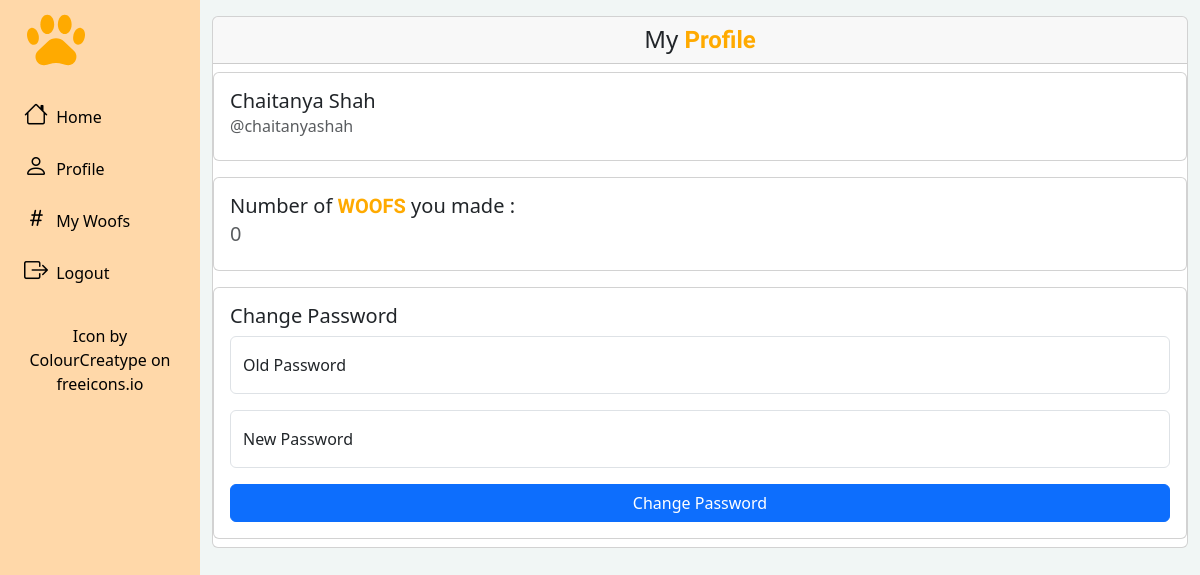
Screenshot of /profile (signed in) with the database file from the repository.
### tables this page shows
CREATE TABLE users (
id INTEGER PRIMARY KEY AUTOINCREMENT NOT NULL,
firstName TEXT NOT NULL,
lastName TEXT NOT NULL,
username TEXT NOT NULL,
hash TEXT NOT NULL
, followers INTEGER NOT NULL DEFAULT 0 CHECK(followers >=0), following INTEGER NOT NULL DEFAULT 0 CHECK(following >=0), email NVARCHAR(320) NOT NULL);

### app.py (the view, shortened to what this page needs)
@app.route("/profile", methods=["GET", "POST"])
@login_required
def profile():
    error = ""
    success = ""
    user = cur.execute("SELECT * FROM users WHERE id = ?", (session["user_id"],)).fetchone()
    woof_num = cur.execute("SELECT COUNT(*) FROM woofs WHERE user_id = ?", (session["user_id"],)).fetchone()['COUNT(*)']
    if request.method == "GET":
        return render_template("profile.html", user=user, woof_num=woof_num, error=error, success=success)

### app.py (called while the page is built)
@app.after_request
def after_request(response):
    response.headers["Cache-Control"] = "no-cache, no-store, must-revalidate"
    response.headers["Expires"] = 0
    response.headers["Pragma"] = "no-cache"
    return response

@app.before_request
def make_session_permanent():
    session.permanent = True

### helpers.py (called while the page is built)
def login_required(f):
    @wraps(f)
    def decorated_function(*args, **kwargs):
        if session.get("user_id") is None:
            return redirect("/login")
        return f(*args, **kwargs)
    return decorated_function

### templates/profile.html (shortened to what this page needs)
{% extends "home_layout.html" %}
{% block body %}
    <div class="card">
        <h4 class="card-header text-center">My <span class="woofer"><strong>Profile</strong></span> </h4>
    <div class="card my-2">
        <div class="card-body">
            <h5 class="card-title">{{user['firstName']}} {{user['lastName']}}</h5>
            <h6 class="card-subtitle mb-2 text-muted">@{{user['username']}}</h6>
        </div>
    </div>
    <div class="card my-2">
        <div class="card-body">
            <h5 class="card-title">Number of <span class="woofer"><strong>WOOFS</strong></span> you made : </h5>
            <h5 class="card-subtitle mb-2 text-muted">{{woof_num}}</h5>
        </div>
    </div>
    <div class="card my-2">
        <div class="card-body">
            <h5 class="card-title">Change Password</h5>
            <form action="/profile" method="post" class="needs-validation" id="change_password" autocomplete="off">
                  <div class="form-floating mb-3">
                    <input type="password" autocomplete="new-password" class="form-control" id="old_password" name="old_password" placeholder="Old Password">
                    <label for="old_password">Old Password</label>
                  </div>
                  <div class="form-floating mb-3">
                    <input type="password" autocomplete="new-password" class="form-control" id="new_password" name="new_password" placeholder="New Password">
                    <label for="new_password">New Password</label>
                  </div>
                  <div class="d-grid gap-2 mt-3">
                      <button class="btn btn-primary" type="submit">Change Password</button>
                  </div>
            </form>
        </div>
    </div>
    </div>
{% endblock %}

### static/home_styles.css (style rules this page uses)
body { background-color: #F1F6F5; }
.woofer { font-family: 'Chakra Petch', sans-serif; color: #ffaa00; }

### rows the page displays
users: firstName "Chaitanya", lastName "Shah", username "chaitanyashah"

### other values shown
{{ woof_num }} "0"
